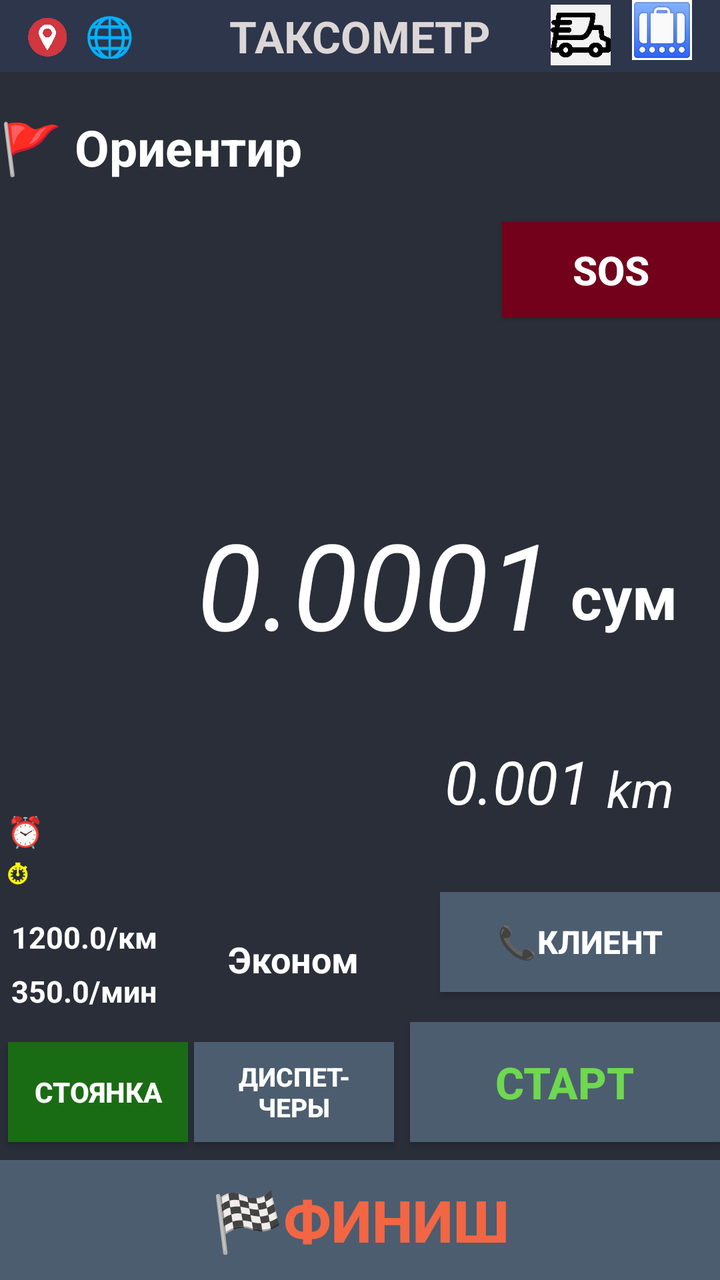
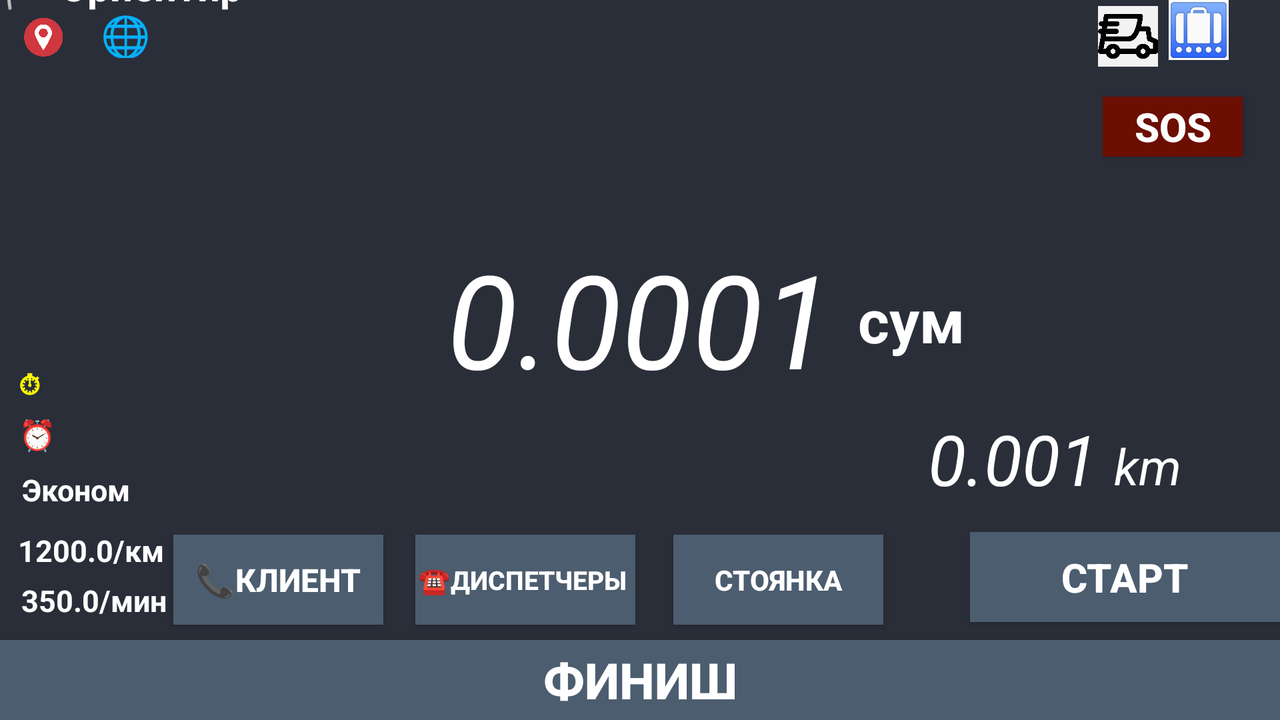

Compare how this app lays out the same screen by default and in its alternative resource folder. The renders come first, then the two layout files and the values they reference.
<!-- AndroidManifest.xml: application theme Theme.MyApplication -->
<!-- res/layout/activity_taksometr.xml -->
<?xml version="1.0" encoding="utf-8"?>
<androidx.constraintlayout.widget.ConstraintLayout xmlns:android="http://schemas.android.com/apk/res/android"
    xmlns:app="http://schemas.android.com/apk/res-auto"
    xmlns:tools="http://schemas.android.com/tools"
    android:id="@+id/taks"
    android:layout_width="match_parent"
    android:layout_height="match_parent"
    android:background="#2A2E39"
    tools:context=".taksometr">


    <TextView
        android:id="@+id/taksometr_summa"
        android:layout_width="wrap_content"
        android:layout_height="76dp"
        android:text="0.0001"
        android:textAlignment="viewEnd"
        android:textColor="@color/white"
        android:textSize="60dp"
        android:textStyle="italic"
        app:layout_constraintBottom_toBottomOf="parent"
        app:layout_constraintEnd_toStartOf="@+id/textView"
        app:layout_constraintHorizontal_bias="1.0"
        app:layout_constraintStart_toStartOf="parent"
        app:layout_constraintTop_toTopOf="parent"
        app:layout_constraintVertical_bias="0.446" />

    <TextView
        android:id="@+id/textView"
        android:layout_width="70dp"
        android:layout_height="42dp"
        android:gravity="center"
        android:text="сум"
        android:textAlignment="center"
        android:textColor="@color/white"
        android:textSize="30dp"
        android:textStyle="bold"
        app:layout_constraintBottom_toBottomOf="parent"
        app:layout_constraintEnd_toEndOf="parent"
        app:layout_constraintHorizontal_bias="0.955"
        app:layout_constraintStart_toStartOf="parent"
        app:layout_constraintTop_toTopOf="parent"
        app:layout_constraintVertical_bias="0.464" />

    <TextView
        android:id="@+id/taksometr_km"
        android:layout_width="140dp"
        android:layout_height="wrap_content"
        android:layout_marginEnd="8dp"
        android:text=" 0.001"
        android:textAlignment="textEnd"
        android:textColor="@color/white"
        android:textSize="30dp"
        android:textStyle="italic"
        app:layout_constraintBottom_toTopOf="@+id/taksometr_stayanka2"
        app:layout_constraintEnd_toStartOf="@+id/textView2"
        app:layout_constraintTop_toTopOf="parent"
        app:layout_constraintVertical_bias="0.913" />

    <TextView
        android:id="@+id/textView2"
        android:layout_width="41dp"
        android:layout_height="33dp"
        android:text="km"
        android:textAlignment="textStart"
        android:textColor="#FFFFFF"
        android:textSize="25dp"
        android:textStyle="italic"
        app:layout_constraintBottom_toTopOf="@+id/taksometr_stayanka2"
        app:layout_constraintEnd_toEndOf="parent"
        app:layout_constraintHorizontal_bias="0.951"
        app:layout_constraintStart_toStartOf="parent"
        app:layout_constraintTop_toTopOf="parent"
        app:layout_constraintVertical_bias="0.914" />

    <TextView
        android:id="@+id/class_text"
        android:layout_width="135dp"
        android:layout_height="50dp"
        android:gravity="center"
        android:text="Эконом"
        android:textAlignment="center"
        android:textColor="#FFFFFF"
        android:textSize="18dp"
        android:textStyle="bold"
        app:layout_constraintBottom_toTopOf="@+id/taksometr_start"
        app:layout_constraintEnd_toEndOf="parent"
        app:layout_constraintHorizontal_bias="0.351"
        app:layout_constraintStart_toStartOf="parent"
        app:layout_constraintTop_toBottomOf="@+id/taksometr_orientir"
        app:layout_constraintVertical_bias="0.982" />
    <androidx.appcompat.widget.AppCompatButton
        android:id="@+id/taksometr_start"
        android:layout_width="155dp"
        android:layout_height="60dp"
        android:layout_marginBottom="9dp"
        android:background="#4C5D6F"
        android:text="Старт"
        android:textColor="#6ED850"
        android:textSize="22dp"
        android:textStyle="bold"
        app:layout_constraintBottom_toTopOf="@+id/taksometr_finish"
        app:layout_constraintEnd_toEndOf="parent"
        app:layout_constraintHorizontal_bias="1.0"
        app:layout_constraintStart_toEndOf="@+id/taksometr_stayanka"
        app:layout_constraintTop_toTopOf="parent"
        app:layout_constraintVertical_bias="1.0" />

    <androidx.appcompat.widget.AppCompatButton
        android:id="@+id/taksometr_stayanka"
        android:layout_width="90dp"
        android:layout_height="50dp"
        android:layout_marginStart="4dp"
        android:background="#1A6C14"
        android:text="Стоянка"
        android:textColor="@color/white"
        android:textSize="14dp"
        android:textStyle="bold"
        app:layout_constraintBottom_toTopOf="@+id/taksometr_finish"
        app:layout_constraintStart_toStartOf="parent"
        app:layout_constraintTop_toTopOf="parent"
        app:layout_constraintVertical_bias="0.983" />

    <androidx.appcompat.widget.AppCompatButton
        android:id="@+id/taksometr_stayanka2"
        android:layout_width="140dp"
        android:layout_height="50dp"
        android:layout_marginBottom="15dp"
        android:background="#4C5D6F"
        android:onClick="client_tel"
        android:text="📞клиент"
        android:textColor="@color/white"
        android:textSize="16dp"
        android:textStyle="bold"
        app:layout_constraintBottom_toTopOf="@+id/taksometr_start"
        app:layout_constraintEnd_toEndOf="parent"
        app:layout_constraintHorizontal_bias="1.0"
        app:layout_constraintStart_toStartOf="parent"
        app:layout_constraintTop_toTopOf="parent"
        app:layout_constraintVertical_bias="1.0" />

    <androidx.appcompat.widget.AppCompatButton
        android:id="@+id/taksometr_stayanka5"
        android:layout_width="100dp"
        android:layout_height="50dp"
        android:layout_marginLeft="5dp"
        android:background="#4C5D6F"
        android:onClick="operator_tel"
        android:text="диспет-\nчеры "
        android:textColor="@color/white"
        android:textSize="13dp"
        android:textStyle="bold"
        app:layout_constraintBottom_toTopOf="@+id/taksometr_finish"
        app:layout_constraintEnd_toEndOf="parent"
        app:layout_constraintHorizontal_bias="0.361"
        app:layout_constraintStart_toStartOf="parent"
        app:layout_constraintTop_toTopOf="parent"
        app:layout_constraintVertical_bias="0.983" />

    <androidx.appcompat.widget.AppCompatButton
        android:id="@+id/taksometr_stayanka4"
        android:layout_width="109dp"
        android:layout_height="48dp"
        android:background="#73011B"
        android:onClick="trevogab"
        android:text="SOS"
        android:textColor="#FFFFFF"
        android:textSize="20dp"
        android:textStyle="bold"
        app:layout_constraintBottom_toBottomOf="parent"
        app:layout_constraintEnd_toEndOf="parent"
        app:layout_constraintHorizontal_bias="1.0"
        app:layout_constraintStart_toStartOf="parent"
        app:layout_constraintTop_toBottomOf="@+id/taksometr_orientir"
        app:layout_constraintVertical_bias="0.0" />

    <androidx.appcompat.widget.AppCompatButton
        android:id="@+id/taksometr_finish"
        android:layout_width="match_parent"
        android:layout_height="60dp"
        android:background="#4C5D6F"
        android:text="🏁Финиш"
        android:textColor="#F36644"
        android:textSize="29dp"
        android:textStyle="bold"
        app:layout_constraintBottom_toBottomOf="parent"
        app:layout_constraintEnd_toEndOf="parent"
        app:layout_constraintHorizontal_bias="0.0"
        app:layout_constraintStart_toStartOf="parent" />
    <TextView
        android:id="@+id/taksometr_ojidaniya"
        android:layout_width="wrap_content"
        android:layout_height="wrap_content"
        android:text="⏰"
        android:textAlignment="center"
        android:textColor="#E34242"
        android:textSize="15dp"
        android:textStyle="bold"
        app:layout_constraintBottom_toTopOf="@+id/taksometr_v_puti"
        app:layout_constraintEnd_toEndOf="parent"
        app:layout_constraintHorizontal_bias="0.01"
        app:layout_constraintStart_toStartOf="parent"
        app:layout_constraintTop_toTopOf="parent"
        app:layout_constraintVertical_bias="1.0" />

    <TextView
        android:id="@+id/taksometr_v_puti"
        android:layout_width="wrap_content"
        android:layout_height="wrap_content"
        android:text="⏱"
        android:textAlignment="center"
        android:textColor="@color/sariq"
        android:textSize="15dp"
        android:textStyle="bold"
        app:layout_constraintBottom_toTopOf="@+id/taksometr_stayanka"
        app:layout_constraintEnd_toEndOf="parent"
        app:layout_constraintHorizontal_bias="0.01"
        app:layout_constraintStart_toStartOf="parent"
        app:layout_constraintTop_toTopOf="parent"
        app:layout_constraintVertical_bias="0.851" />

    <TextView
        android:id="@+id/km_sum_text"
        android:layout_width="wrap_content"
        android:layout_height="20dp"
        android:text="1200.0/км"
        android:textAlignment="textStart"
        android:textColor="#FFFFFF"
        android:textSize="15dp"
        android:textStyle="bold"
        app:layout_constraintBottom_toTopOf="@+id/taksometr_stayanka"
        app:layout_constraintEnd_toEndOf="parent"
        app:layout_constraintHorizontal_bias="0.02"
        app:layout_constraintStart_toStartOf="parent"
        app:layout_constraintTop_toTopOf="parent"
        app:layout_constraintVertical_bias="0.915" />

    <TextView
        android:id="@+id/min_sum"
        android:layout_width="wrap_content"
        android:layout_height="20dp"
        android:text="350.0/мин"
        android:textAlignment="textStart"
        android:textColor="#FFFFFF"
        android:textSize="15dp"
        android:textStyle="bold"
        app:layout_constraintBottom_toTopOf="@+id/taksometr_stayanka"
        app:layout_constraintEnd_toEndOf="parent"
        app:layout_constraintHorizontal_bias="0.02"
        app:layout_constraintStart_toStartOf="parent"
        app:layout_constraintTop_toTopOf="parent"
        app:layout_constraintVertical_bias="0.969" />

    <TextView
        android:id="@+id/taksometr"
        android:layout_width="match_parent"
        android:layout_height="36dp"
        android:layout_marginBottom="384dp"
        android:background="#2E364C"
        android:gravity="center"
        android:text="ТАКСОМЕТР"
        android:textAlignment="center"
        android:textColor="#DCD6D6"
        android:textSize="22dp"
        android:textStyle="bold"
        app:layout_constraintBottom_toBottomOf="parent"
        app:layout_constraintEnd_toEndOf="parent"
        app:layout_constraintHorizontal_bias="1.0"
        app:layout_constraintStart_toStartOf="parent"
        app:layout_constraintTop_toTopOf="parent"
        app:layout_constraintVertical_bias="0.0" />

    <TextView
        android:id="@+id/taksometr_orientir"
        android:layout_width="match_parent"
        android:layout_height="75dp"
        android:gravity="center"
        android:text="🚩 Ориентир"
        android:textAlignment="textStart"
        android:textColor="@color/white"
        android:textSize="25dp"
        android:textStyle="bold"
        app:layout_constraintBottom_toBottomOf="parent"
        app:layout_constraintEnd_toEndOf="parent"
        app:layout_constraintHorizontal_bias="0.0"
        app:layout_constraintStart_toStartOf="parent"
        app:layout_constraintTop_toBottomOf="@+id/taksometr"
        app:layout_constraintVertical_bias="0.0"
        tools:ignore="RtlCompat" />
    <androidx.constraintlayout.widget.Guideline
        android:id="@+id/guideline"
        android:layout_width="wrap_content"
        android:layout_height="wrap_content"
        android:orientation="horizontal"
        app:layout_constraintEnd_toEndOf="parent"
        app:layout_constraintGuide_begin="-203dp"
        app:layout_constraintHorizontal_bias="0.5"
        app:layout_constraintStart_toStartOf="parent" />

    <ImageView
        android:id="@+id/imageView3"
        android:layout_width="20dp"
        android:layout_height="20dp"
        android:contentDescription="test"
        android:src="@drawable/gps_off"
        app:layout_constraintBottom_toBottomOf="parent"
        app:layout_constraintEnd_toEndOf="parent"
        app:layout_constraintHorizontal_bias="0.04"
        app:layout_constraintStart_toStartOf="parent"
        app:layout_constraintTop_toTopOf="parent"
        app:layout_constraintVertical_bias="0.014"
        tools:ignore="MissingConstraints" />

    <ImageView
        android:id="@+id/bagaj_icon"
        android:layout_width="30dp"
        android:layout_height="30dp"
        android:contentDescription="test"
        android:src="@drawable/bagaj"
        app:layout_constraintBottom_toBottomOf="parent"
        app:layout_constraintEnd_toEndOf="parent"
        app:layout_constraintHorizontal_bias="0.958"
        app:layout_constraintStart_toStartOf="parent"
        app:layout_constraintTop_toTopOf="parent"
        app:layout_constraintVertical_bias="0.0"
        tools:ignore="MissingConstraints" />

    <ImageView
        android:id="@+id/dostavka_icon"
        android:layout_width="30dp"
        android:layout_height="35dp"
        android:contentDescription="test"
        android:src="@drawable/dostavka"
        app:layout_constraintBottom_toBottomOf="parent"
        app:layout_constraintEnd_toEndOf="parent"
        app:layout_constraintHorizontal_bias="0.834"
        app:layout_constraintStart_toStartOf="parent"
        app:layout_constraintTop_toTopOf="parent"
        app:layout_constraintVertical_bias="0.0"
        tools:ignore="MissingConstraints" />

    <TextView
        android:id="@+id/internet"
        android:layout_width="25dp"
        android:layout_height="25dp"
        android:gravity="center"
        android:text="🌐"
        android:textColor="@color/sariq"
        android:textSize="20dp"
        app:layout_constraintBottom_toBottomOf="parent"
        app:layout_constraintEnd_toEndOf="parent"
        app:layout_constraintHorizontal_bias="0.126"
        app:layout_constraintStart_toStartOf="parent"
        app:layout_constraintTop_toTopOf="parent"
        app:layout_constraintVertical_bias="0.007" />

    <TextView
        android:id="@+id/zakazid"
        android:layout_width="wrap_content"
        android:layout_height="wrap_content"
        android:text=""
        android:textSize="23dp"
        app:layout_constraintBottom_toBottomOf="parent"
        app:layout_constraintEnd_toEndOf="parent"
        app:layout_constraintHorizontal_bias="0.045"
        app:layout_constraintStart_toStartOf="parent"
        app:layout_constraintTop_toTopOf="parent"
        app:layout_constraintVertical_bias="0.172" />
</androidx.constraintlayout.widget.ConstraintLayout>
<!-- resources referenced by this layout -->
<resources>
  <color name="sariq">#FF0</color>
  <color name="white">#FFFFFFFF</color>
  <!-- drawable bagaj: jpg bitmap (drawable, 9462 bytes) -->
  <!-- drawable dostavka: png bitmap (drawable, 9626 bytes) -->
  <!-- drawable gps_off: png bitmap (drawable, 26836 bytes) -->
  <style name="Theme.MyApplication" parent="Theme.MaterialComponents.DayNight.DarkActionBar">
          <item name="colorOnPrimary">@color/white</item>
          
          <item name="colorSecondary">@color/teal_200</item>
          <item name="colorSecondaryVariant">@color/teal_700</item>
          
      </style>
  <color name="teal_200">#FF03DAC5</color>
  <color name="teal_700">#FF018786</color>
</resources>
<!-- res/layout-land/activity_taksometr.xml (the repository's variant of the layout above) -->
<!-- drawn on the phone turned sideways -->
<?xml version="1.0" encoding="utf-8"?>
<androidx.constraintlayout.widget.ConstraintLayout xmlns:android="http://schemas.android.com/apk/res/android"
    xmlns:app="http://schemas.android.com/apk/res-auto"
    xmlns:tools="http://schemas.android.com/tools"
    android:id="@+id/taks"
    android:layout_width="match_parent"
    android:layout_height="match_parent"
    android:background="#2A2E39"
    tools:context=".taksometr">


    <TextView
        android:id="@+id/taksometr_summa"
        android:layout_width="wrap_content"
        android:layout_height="76dp"
        android:text="0.0001"
        android:textAlignment="viewEnd"
        android:textColor="@color/white"
        android:textSize="65dp"
        android:textStyle="italic"
        app:layout_constraintBottom_toBottomOf="parent"
        app:layout_constraintEnd_toStartOf="@+id/textView"
        app:layout_constraintHorizontal_bias="0.982"
        app:layout_constraintStart_toStartOf="parent"
        app:layout_constraintTop_toTopOf="parent"
        app:layout_constraintVertical_bias="0.408" />

    <TextView
        android:id="@+id/textView"
        android:layout_width="70dp"
        android:layout_height="42dp"
        android:gravity="center"
        android:text="сум"
        android:textAlignment="center"
        android:textColor="@color/white"
        android:textSize="30dp"
        android:textStyle="bold"
        app:layout_constraintBottom_toBottomOf="parent"
        app:layout_constraintEnd_toEndOf="parent"
        app:layout_constraintHorizontal_bias="0.738"
        app:layout_constraintStart_toStartOf="parent"
        app:layout_constraintTop_toTopOf="parent"
        app:layout_constraintVertical_bias="0.437" />

    <TextView
        android:id="@+id/taksometr_km"
        android:layout_width="wrap_content"
        android:layout_height="wrap_content"
        android:layout_marginEnd="8dp"
        android:text=" 0.001"
        android:textAlignment="textEnd"
        android:textColor="@color/white"
        android:textSize="35dp"
        android:textStyle="italic"
        app:layout_constraintBottom_toBottomOf="parent"
        app:layout_constraintEnd_toStartOf="@+id/textView2"
        app:layout_constraintTop_toTopOf="parent"
        app:layout_constraintVertical_bias="0.657" />

    <TextView
        android:id="@+id/textView2"
        android:layout_width="41dp"
        android:layout_height="33dp"
        android:text="km"
        android:textAlignment="textStart"
        android:textColor="#FFFFFF"
        android:textSize="25dp"
        android:textStyle="italic"
        app:layout_constraintBottom_toBottomOf="parent"
        app:layout_constraintEnd_toEndOf="parent"
        app:layout_constraintHorizontal_bias="0.93"
        app:layout_constraintStart_toStartOf="parent"
        app:layout_constraintTop_toTopOf="parent"
        app:layout_constraintVertical_bias="0.661" />

    <androidx.appcompat.widget.AppCompatButton
        android:id="@+id/taksometr_start"
        android:layout_width="155dp"
        android:layout_height="45dp"
        android:layout_marginBottom="9dp"
        android:background="#4C5D6F"
        android:text="Старт"
        android:textColor="@color/white"
        android:textSize="20dp"
        android:textStyle="bold"
        app:layout_constraintBottom_toTopOf="@+id/taksometr_finish"
        app:layout_constraintEnd_toEndOf="parent"
        app:layout_constraintHorizontal_bias="1.0"
        app:layout_constraintStart_toStartOf="parent"
        app:layout_constraintTop_toTopOf="parent"
        app:layout_constraintVertical_bias="1.0" />

    <androidx.appcompat.widget.AppCompatButton
        android:id="@+id/taksometr_stayanka"
        android:layout_width="105dp"
        android:layout_height="45dp"
        android:layout_marginLeft="25dp"
        android:background="#4C5D6F"
        android:text="Стоянка"

        android:textColor="@color/white"
        android:textSize="14dp"
        android:textStyle="bold"
        app:layout_constraintBottom_toTopOf="@+id/taksometr_finish"
        app:layout_constraintEnd_toEndOf="parent"
        app:layout_constraintHorizontal_bias="0.611"
        app:layout_constraintStart_toStartOf="parent"
        app:layout_constraintTop_toTopOf="parent"
        app:layout_constraintVertical_bias="0.972" />

    <androidx.appcompat.widget.AppCompatButton
        android:id="@+id/taksometr_stayanka5"
        android:layout_width="110dp"
        android:layout_height="45dp"
        android:background="#4C5D6F"
        android:onClick="operator_tel"
        android:text="☎диспетчеры "
        android:textColor="@color/white"
        android:textSize="13dp"
        android:textStyle="bold"
        app:layout_constraintBottom_toTopOf="@+id/taksometr_finish"
        app:layout_constraintEnd_toStartOf="@+id/taksometr_stayanka"
        app:layout_constraintHorizontal_bias="0.916"
        app:layout_constraintStart_toStartOf="parent"
        app:layout_constraintTop_toTopOf="parent"
        app:layout_constraintVertical_bias="0.972" />

    <androidx.appcompat.widget.AppCompatButton
        android:id="@+id/taksometr_stayanka2"
        android:layout_width="105dp"
        android:layout_height="45dp"
        android:layout_marginEnd="16dp"
        android:background="#4C5D6F"
        android:onClick="client_tel"
        android:text="📞клиент"
        android:textColor="@color/white"
        android:textSize="16dp"
        android:textStyle="bold"
        app:layout_constraintBottom_toTopOf="@+id/taksometr_finish"
        app:layout_constraintEnd_toStartOf="@+id/taksometr_stayanka5"
        app:layout_constraintHorizontal_bias="1.0"
        app:layout_constraintStart_toStartOf="parent"
        app:layout_constraintTop_toTopOf="parent"
        app:layout_constraintVertical_bias="0.972" />

    <androidx.appcompat.widget.AppCompatButton
        android:id="@+id/taksometr_stayanka4"
        android:layout_width="70dp"
        android:layout_height="30dp"
        android:background="#6C0E02"
        android:onClick="trevogab"
        android:text="SOS"
        android:textColor="@color/white"
        android:textSize="20dp"
        android:textStyle="bold"
        app:layout_constraintBottom_toTopOf="@+id/taksometr_finish"
        app:layout_constraintEnd_toEndOf="parent"
        app:layout_constraintHorizontal_bias="0.967"
        app:layout_constraintStart_toStartOf="parent"
        app:layout_constraintTop_toTopOf="parent"
        app:layout_constraintVertical_bias="0.167" />

    <androidx.appcompat.widget.AppCompatButton
        android:id="@+id/taksometr_finish"
        android:layout_width="match_parent"
        android:layout_height="40dp"
        android:background="#4C5D6F"
        android:text="Финиш"
        android:textColor="@color/white"
        android:textSize="25dp"
        android:textStyle="bold"
        app:layout_constraintBottom_toBottomOf="parent"
        app:layout_constraintEnd_toEndOf="parent"
        app:layout_constraintHorizontal_bias="0.0"
        app:layout_constraintStart_toStartOf="parent" />

    <TextView
        android:id="@+id/taksometr_ojidaniya"
        android:layout_width="wrap_content"
        android:layout_height="26dp"
        android:text="⏰"
        android:textAlignment="center"
        android:textColor="#E34242"
        android:textSize="15dp"
        android:textStyle="bold"
        app:layout_constraintBottom_toTopOf="@+id/class_text"
        app:layout_constraintEnd_toEndOf="parent"
        app:layout_constraintHorizontal_bias="0.015"
        app:layout_constraintStart_toStartOf="parent"
        app:layout_constraintTop_toTopOf="parent"
        app:layout_constraintVertical_bias="0.992" />

    <TextView
        android:id="@+id/taksometr_v_puti"
        android:layout_width="wrap_content"
        android:layout_height="wrap_content"
        android:text="⏱"
        android:textAlignment="center"
        android:textColor="@color/sariq"
        android:textSize="15dp"
        android:textStyle="bold"
        app:layout_constraintBottom_toTopOf="@+id/taksometr_ojidaniya"
        app:layout_constraintEnd_toEndOf="parent"
        app:layout_constraintHorizontal_bias="0.015"
        app:layout_constraintStart_toStartOf="parent"
        app:layout_constraintTop_toTopOf="parent"
        app:layout_constraintVertical_bias="0.974" />

    <TextView
        android:id="@+id/km_sum_text"
        android:layout_width="wrap_content"
        android:layout_height="20dp"
        android:layout_marginBottom="5dp"
        android:text="1200.0/км"
        android:textAlignment="textStart"
        android:textColor="#FFFFFF"
        android:textSize="15dp"
        android:textStyle="bold"
        app:layout_constraintBottom_toTopOf="@+id/min_sum"
        app:layout_constraintEnd_toEndOf="parent"
        app:layout_constraintHorizontal_bias="0.016"
        app:layout_constraintStart_toStartOf="parent"
        app:layout_constraintTop_toTopOf="parent"
        app:layout_constraintVertical_bias="1.0" />

    <TextView
        android:id="@+id/min_sum"
        android:layout_width="wrap_content"
        android:layout_height="20dp"
        android:text="350.0/мин"
        android:textAlignment="textStart"
        android:textColor="#FFFFFF"
        android:textSize="15dp"
        android:textStyle="bold"
        app:layout_constraintBottom_toTopOf="@+id/taksometr_finish"
        app:layout_constraintEnd_toEndOf="parent"
        app:layout_constraintHorizontal_bias="0.019"
        app:layout_constraintStart_toStartOf="parent"
        app:layout_constraintTop_toTopOf="parent"
        app:layout_constraintVertical_bias="0.967" />

    <TextView
        android:id="@+id/class_text"
        android:layout_width="wrap_content"
        android:layout_height="wrap_content"
        android:layout_marginBottom="10dp"
        android:gravity="center"
        android:text="Эконом"
        android:textAlignment="center"
        android:textColor="#FFFFFF"
        android:textSize="15dp"
        android:textStyle="bold"
        app:layout_constraintBottom_toTopOf="@+id/km_sum_text"
        app:layout_constraintEnd_toEndOf="parent"
        app:layout_constraintHorizontal_bias="0.019"
        app:layout_constraintStart_toStartOf="parent"
        app:layout_constraintTop_toTopOf="parent"
        app:layout_constraintVertical_bias="1.0" />

    <TextView
        android:id="@+id/taksometr"
        android:layout_width="match_parent"
        android:layout_height="36dp"
        android:layout_marginBottom="384dp"
        android:background="#2E364C"
        android:gravity="center"
        android:text="ТАКСОМЕТР"
        android:textAlignment="center"
        android:textColor="#DCD6D6"
        android:textSize="28dp"
        android:textStyle="bold"
        app:layout_constraintBottom_toBottomOf="parent"
        app:layout_constraintEnd_toEndOf="parent"
        app:layout_constraintHorizontal_bias="1.0"
        app:layout_constraintStart_toStartOf="parent"
        app:layout_constraintTop_toTopOf="parent"
        app:layout_constraintVertical_bias="0.0" />

    <TextView
        android:id="@+id/taksometr_orientir"
        android:layout_width="567dp"
        android:layout_height="57dp"
        android:gravity="center"
        android:text="🚩 Ориентир"
        android:textAlignment="textStart"
        android:textColor="@color/white"
        android:textSize="20dp"
        android:textStyle="bold"
        app:layout_constraintBottom_toBottomOf="parent"
        app:layout_constraintEnd_toEndOf="parent"
        app:layout_constraintHorizontal_bias="0.0"
        app:layout_constraintStart_toStartOf="parent"
        app:layout_constraintTop_toBottomOf="@+id/taksometr"
        app:layout_constraintVertical_bias="0.0" />

    <androidx.constraintlayout.widget.Guideline
        android:id="@+id/guideline"
        android:layout_width="wrap_content"
        android:layout_height="wrap_content"
        android:orientation="horizontal"
        app:layout_constraintEnd_toEndOf="parent"
        app:layout_constraintGuide_begin="-203dp"
        app:layout_constraintHorizontal_bias="0.5"
        app:layout_constraintStart_toStartOf="parent" />

    <ImageView
        android:id="@+id/imageView3"
        android:layout_width="20dp"
        android:layout_height="20dp"
        android:contentDescription="test"
        android:src="@drawable/gps_off"
        app:layout_constraintBottom_toBottomOf="parent"
        app:layout_constraintEnd_toEndOf="parent"
        app:layout_constraintHorizontal_bias="0.019"
        app:layout_constraintStart_toStartOf="parent"
        app:layout_constraintTop_toTopOf="parent"
        app:layout_constraintVertical_bias="0.025"
        tools:ignore="MissingConstraints" />

    <ImageView
        android:id="@+id/bagaj_icon"
        android:layout_width="30dp"
        android:layout_height="30dp"
        android:contentDescription="test"
        android:src="@drawable/bagaj"
        app:layout_constraintBottom_toBottomOf="parent"
        app:layout_constraintEnd_toEndOf="parent"
        app:layout_constraintHorizontal_bias="0.958"
        app:layout_constraintStart_toStartOf="parent"
        app:layout_constraintTop_toTopOf="parent"
        app:layout_constraintVertical_bias="0.0"
        tools:ignore="MissingConstraints" />

    <ImageView
        android:id="@+id/dostavka_icon"
        android:layout_width="30dp"
        android:layout_height="35dp"
        android:contentDescription="test"
        android:src="@drawable/dostavka"
        app:layout_constraintBottom_toBottomOf="parent"
        app:layout_constraintEnd_toEndOf="parent"
        app:layout_constraintHorizontal_bias="0.9"
        app:layout_constraintStart_toStartOf="parent"
        app:layout_constraintTop_toTopOf="parent"
        app:layout_constraintVertical_bias="0.002"
        tools:ignore="MissingConstraints" />

    <TextView
        android:id="@+id/internet"
        android:layout_width="25dp"
        android:layout_height="25dp"
        android:gravity="center"
        android:text="🌐"
        android:textColor="@color/sariq"
        android:textSize="20dp"
        app:layout_constraintBottom_toBottomOf="parent"
        app:layout_constraintEnd_toEndOf="parent"
        app:layout_constraintHorizontal_bias="0.082"
        app:layout_constraintStart_toStartOf="parent"
        app:layout_constraintTop_toTopOf="parent"
        app:layout_constraintVertical_bias="0.012" />

    <TextView
        android:id="@+id/zakazid"
        android:layout_width="wrap_content"
        android:layout_height="wrap_content"
        android:text=""
        android:textSize="23dp"
        app:layout_constraintBottom_toBottomOf="parent"
        app:layout_constraintEnd_toEndOf="parent"
        app:layout_constraintHorizontal_bias="0.018"
        app:layout_constraintStart_toStartOf="parent"
        app:layout_constraintTop_toTopOf="parent"
        app:layout_constraintVertical_bias="0.28" />
</androidx.constraintlayout.widget.ConstraintLayout>
